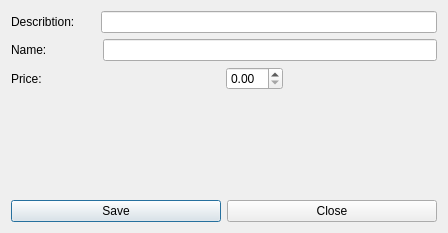
<?xml version="1.0" encoding="UTF-8"?>
<ui version="4.0">
 <class>MenuItemEditor</class>
 <widget class="QDialog" name="MenuItemEditor">
  <property name="geometry">
   <rect>
    <x>0</x>
    <y>0</y>
    <width>448</width>
    <height>233</height>
   </rect>
  </property>
  <property name="windowTitle">
   <string>Dialog</string>
  </property>
  <layout class="QVBoxLayout" name="verticalLayout">
   <item>
    <layout class="QHBoxLayout" name="horizontalLayout_2">
     <item>
      <widget class="QLabel" name="label_2">
       <property name="text">
        <string>Describtion:      </string>
       </property>
      </widget>
     </item>
     <item>
      <widget class="QLineEdit" name="descriptionLineEdit"/>
     </item>
    </layout>
   </item>
   <item>
    <layout class="QHBoxLayout" name="horizontalLayout">
     <item>
      <widget class="QLabel" name="label">
       <property name="text">
        <string>Name:               </string>
       </property>
      </widget>
     </item>
     <item>
      <widget class="QLineEdit" name="nameLineEdit"/>
     </item>
    </layout>
   </item>
   <item>
    <layout class="QHBoxLayout" name="horizontalLayout_3">
     <item>
      <widget class="QLabel" name="label_3">
       <property name="text">
        <string>Price:       </string>
       </property>
      </widget>
     </item>
     <item>
      <spacer name="horizontalSpacer_2">
       <property name="orientation">
        <enum>Qt::Horizontal</enum>
       </property>
       <property name="sizeHint" stdset="0">
        <size>
         <width>40</width>
         <height>20</height>
        </size>
       </property>
      </spacer>
     </item>
     <item>
      <widget class="QDoubleSpinBox" name="priceDoubleSpinBox"/>
     </item>
     <item>
      <spacer name="horizontalSpacer">
       <property name="orientation">
        <enum>Qt::Horizontal</enum>
       </property>
       <property name="sizeHint" stdset="0">
        <size>
         <width>40</width>
         <height>20</height>
        </size>
       </property>
      </spacer>
     </item>
    </layout>
   </item>
   <item>
    <spacer name="verticalSpacer_3">
     <property name="orientation">
      <enum>Qt::Vertical</enum>
     </property>
     <property name="sizeHint" stdset="0">
      <size>
       <width>20</width>
       <height>83</height>
      </size>
     </property>
    </spacer>
   </item>
   <item>
    <layout class="QHBoxLayout" name="horizontalLayout_4">
     <item>
      <widget class="QPushButton" name="savePushButton">
       <property name="text">
        <string>Save</string>
       </property>
      </widget>
     </item>
     <item>
      <widget class="QPushButton" name="closePushButton">
       <property name="text">
        <string>Close</string>
       </property>
      </widget>
     </item>
    </layout>
   </item>
  </layout>
 </widget>
 <resources/>
 <connections/>
</ui>
